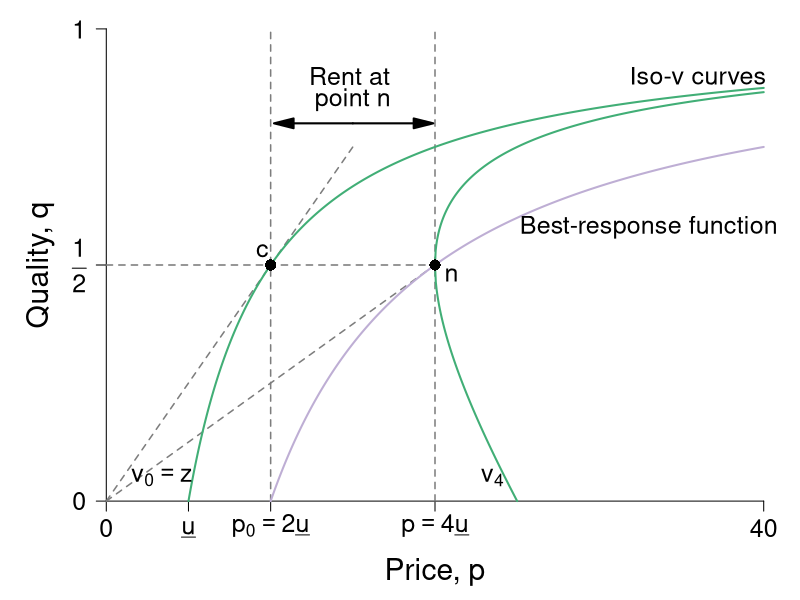

Generate this figure with R:
#' Graph Designer: Scott Cohn
#' Authors: Bowles and Halliday
#' Title: Coordination, Conflict and Competition: A Text in Microeconomics

require(ggplot2)
require(shape)
pdf(file = "information_power/iso_vmap_b.pdf", width = 9, height = 7)

#Set parameters for graphics
pointsize <- 1.8
axislabelsize <- 1.8
labelsize <- 1.5
namesize <- 1.8
annotatesize <- 1.5
graphlinewidth <- 2
segmentlinewidth <- 1.5

COL <- c("#7fc97f", "#beaed4", "#fdc086", "#ffff99", "#386cb0", "#f0027f", "#bf5b17", "#666666")
COLA <- c("#e0f3db", "#99d8c9","#66c2a4","#41ae76", "#238b45", "#005824")
COLB <- c("#c6dbef", "#4eb3d3", "#2b8cbe", "#0868ac","#084081")
COLC <- c("#fcfbfd", "#efedf5", "#dadaeb", "#bcbddc", "#9e9ac8", "#807dba", "#6a51a3", "#54278f", "#3f007d")
grays <- gray.colors(25, start = 1, end = 0)


#The equation is below when v = 0. See Wolfram Alpha output. 
isov <- function(p, delta = 5) {
  (p - delta)/p
}

isovhigh1 <- function(p, delta = 5, v = 5){
  (sqrt(p^2 - 4 * delta * v) - p + 2*v)/( 2 * v )
}

isovlow1 <- function(p, delta = 5, v = 5){
  (-sqrt(p^2 - 4 * delta * v) - p + 2*v)/( 2 * v )
}

isovhigh2 <- function(p, delta = 5, v = 10){
  (sqrt(p^2 - 4 * delta * v) - p + 2*v)/( 2 * v )
}

isovlow2 <- function(p, delta = 5, v = 10){
  (-sqrt(p^2 - 4 * delta * v) - p + 2*v)/( 2 * v )
}

isovhigh3 <- function(p, delta = 5, v = 15){
  (sqrt(p^2 - 4 * delta * v) - p + 2*v)/( 2 * v )
}

isovlow3 <- function(p, delta = 5, v = 15){
  (-sqrt(p^2 - 4 * delta * v) - p + 2*v)/( 2 * v )
}

brfFn <- function(p, delta = 5) {
  1 - (2*delta) /p
}

#This is evaluated for p = 12; q = 12/(8*sqrt(12^2 - 4*delta1*v1)) - 1/8 for the slope
#At p = 12; q = (-sqrt(12^2 - 4*v1*delta1) - 12 + 2*v1)/(2*v1) = 0.799
tangencyLine <- function(p){
  (p*(0.05))
}


par(mar =  c(4, 4, .5, .5))

xlims <- c(0, 40)
ylims <- c(0, 1)

plot(0, 0, xlim = xlims, ylim = ylims, type = "n",
     xlab = "",
     ylab = "",
     xaxt = "n", yaxt = "n", cex.lab = axislabelsize, bty = "n")

mtext(expression(paste("Price, ", p)), side = 1, line = 2.5, cex = axislabelsize)
text(-4, ylims[2] - 0.5*(ylims[2] - ylims[1]), expression(paste("Quality, ", q)), xpd = TRUE, cex = axislabelsize, srt = 90) 

npts <- 500 
npts2 <- 501
#Specify the sequences of points for graphing. 
xx0 <- seq(5, xlims[2], length.out = npts)
xx1 <- seq(10, xlims[2], length.out = npts)
xx2 <- seq(xlims[1], 15, length.out = npts)
xx3 <- seq(10, xlims[2], length.out = npts2)
xx4 <- seq(xlims[1], 10, length.out = npts2)
#For below, I solved sqrt(p^2 - 200) - p + 200/p = 0, getting p = 10*sqrt(2) = 14.14214
xx5 <- seq(14.14214, xlims[2], length.out = npts2)
xx6 <- seq(14.14214, 15, length.out = npts2)
xx7 <- seq(20, xlims[2], length.out = npts2)
xx8 <- seq(xlims[1], 25, length.out = npts2)

#Customize ticks and labels for the plot
ticksy <- c(0, 0.5, 1)
ylabels <- c(0, expression(paste(frac(1,2))), 1)
ticksx <- c(0, 5, 10, 20, 40)
xlabels <- c(0, expression(paste(underline("u"))), expression(paste(p[0] == 2*underline("u"))), expression(paste(p == 4*underline("u"))) , 40)
axis(1, at = ticksx, pos = 0, labels = xlabels, cex.axis = labelsize)
axis(2, at = ticksy, pos = 0, labels = ylabels, las = 1, cex.axis = labelsize)

#Lines for the coordinates of the Nash equilbrium
segments(0, 0, 20, 0.5, lty = 2, col = grays[20], lwd = segmentlinewidth)
segments(10, 0, 10, 1, lty = 2, col = grays[20], lwd = segmentlinewidth)
segments(20, 0, 20, 1, lty = 2, col = grays[20], lwd = segmentlinewidth)
segments(0, 0.5, 20, 0.5, lty = 2, col = grays[20], lwd = segmentlinewidth)

#Draw the lines for the graphs
lines(xx2, tangencyLine(xx2), col = grays[20], lwd = segmentlinewidth, lty = 2)
lines(xx0, isov(xx0, delta = 5), col = COLA[4], lwd = graphlinewidth)
lines(xx1, brfFn(xx1), col = COL[2], lwd = graphlinewidth)
#lines(xx3, isovhigh1(xx3, v = 5, delta = 5), col = COLA[4], lwd = graphlinewidth)
#lines(xx4, isovlow1(xx4, v = 5, delta = 5), col = COLA[4], lwd = graphlinewidth)
#lines(xx5, isovhigh2(xx5, v = 10, delta = 5), col = COLA[4], lwd = graphlinewidth)
#lines(xx6, isovlow2(xx6, v = 10, delta = 5), col = COLA[4], lwd = graphlinewidth)
lines(xx7, isovhigh3(xx7, v = 20, delta = 5), col = COLA[4], lwd = graphlinewidth)
lines(xx8, isovlow3(xx8, v = 20, delta = 5), col = COLA[4], lwd = graphlinewidth)

#Annotation of the three graphs and the NE
text(3.4, 0.05, expression(paste(v[0] == z)), cex = annotatesize)
#text(9.0, 0.05, expression(paste(v[1])), cex = annotatesize)
#text(14, 0.05, expression(paste(v[2])), cex = annotatesize)
text(23.5, 0.05, expression(paste(v[4])), cex = annotatesize)
text(21, 0.48, expression(paste("n")), cex = annotatesize)
text(33, 0.58, expression(paste("Best-response function")), cex = annotatesize)
text(36, 0.9, expression(paste("Iso-v curves")), cex = annotatesize)

#Arrows and rent label
Arrows(15, 0.8, 19.3, 0.8,  col = "black", lty = 1, lwd = 2, arr.type = "triangle")
Arrows(15, 0.8, 10.8, 0.8,  col = "black", lty = 1, lwd = 2, arr.type = "triangle")
text(14.8, 0.9, expression(paste("Rent at")), cex = annotatesize)
text(15, 0.85, expression(paste("point n")), cex = annotatesize)

#Add a point for the NE
points(20, 0.5, pch = 16, col = "black", cex = 1.5)


#Add a point for b
points(10, 0.5, pch = 16, col = "black", cex = 1.5)
text(9.5, 0.53, expression(paste("c")), cex = annotatesize)

#Add a point for d
#Figure out q for p = 14.14214: q = 1 - 2delta/p = 1 - (2*5)/14.14214 =  0.2928934
#points(14.14214, 0.2928934, pch = 16, col = "black", cex = 1.5)
#text(15, 0.2928934, expression(paste("d")), cex = annotatesize)

dev.off()
